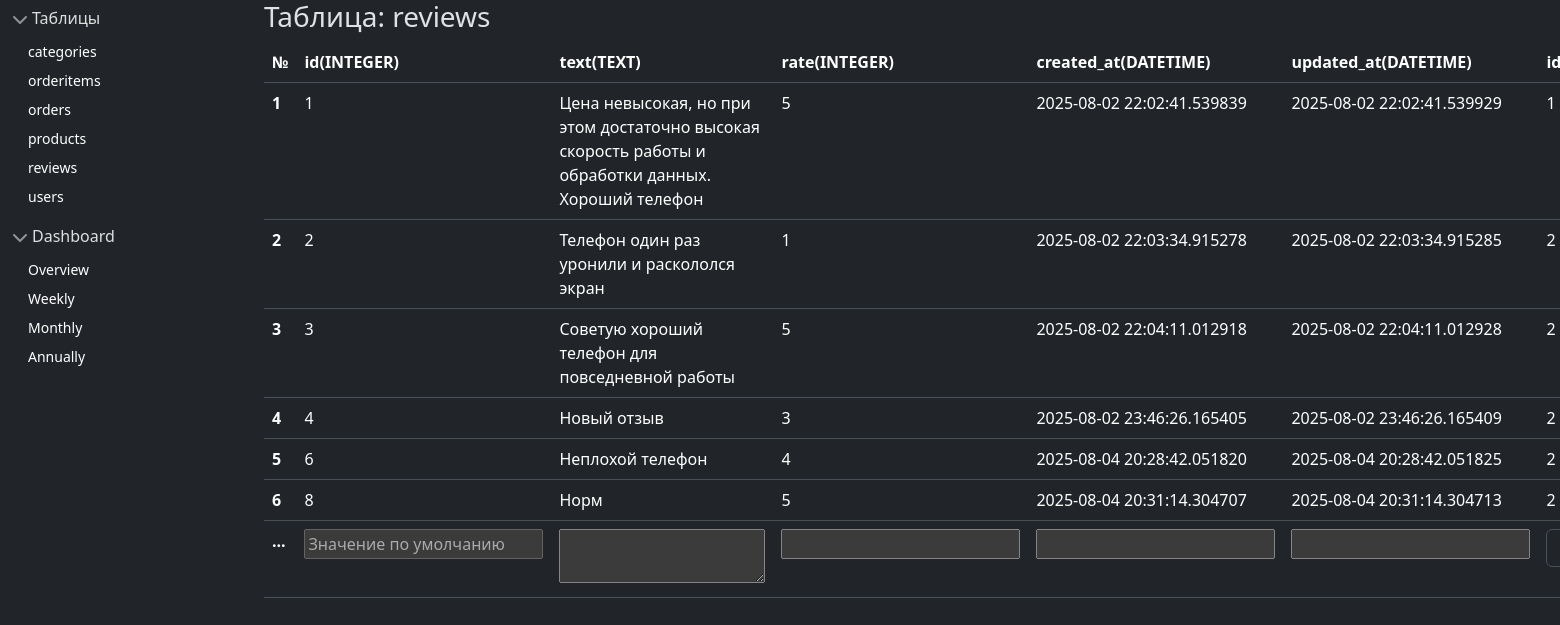
/admin/tables/reviews (signed in), run on the app's committed database.
### models.py (models this page shows, shortened)
class Review(db.Model):
    __tablename__ = 'reviews'
    id = Column(Integer, primary_key=True)
    text = Column(Text, nullable=False)
    rate = Column(Integer, CheckConstraint('rate >= 0 AND rate <= 5'), nullable=False)
    created_at = Column(DateTime(), default=datetime.now)
    updated_at = Column(DateTime(), default=datetime.now, onupdate=datetime.now)
    id_user = Column(Integer, ForeignKey('users.id'))
    id_product = Column(Integer, ForeignKey('products.id'))
    user = relationship('User', back_populates='reviews')
    product = relationship('Product', back_populates='reviews')

### app.py (the view)
@app.route('/admin/tables/<name>', methods=['GET', 'POST'])
@login_required
def admin_tables(name):
    if request.method == 'POST':
        model = getModel(name)()
        model.set_values(request.form)
        db.session.add(model)
        db.session.commit()
    tables = get_tables_name()
    fields = get_model_fields(getModel(name))
    fkdict = dict()
    for field in fields:
        if field['foreign_key']:
            col = list(field['foreign_key'])[0].column
            res = db.session.query(col.table).all()
            fkdict[field['name']] = res
    fields_data = getModel(name).query.all()
    return render_template('/admin/basicTable.html',tables=tables, tablename=name, fields=fields, data=fields_data, fkdict=fkdict)

### app.py (called while the page is built)
@login.user_loader
def load_user(user_id):
    return db.session.get(User, int(user_id))

### database.py (called while the page is built)
def get_model_fields(model):
    inspector = inspect(model)
    fields = []
    for column in inspector.mapper.columns:
        fields.append({
            'name': column.name,
            'type': str(column.type),
            'nullable': column.nullable,
            'primary_key': column.primary_key,
            'foreign_key': column.foreign_keys
        })
    return fields

def get_tables_name():
    return inspect(db.engine).get_table_names()

### models.py (called while the page is built)
def getModel(tablename):
    dictTables = { User.__tablename__ : User,
                   Category.__tablename__ : Category,
                   Product.__tablename__ : Product,
                   Review.__tablename__ : Review,
                   Order.__tablename__ : Order,
                   OrderItem.__tablename__ : OrderItem }
    return dictTables[tablename]

### templates/admin/basicTable.html (shortened to what this page needs)
{% extends '/admin/main.html' %}
{% block dashboard %}
<h3>Таблица: {{ tablename }}</h3>
<table class="table">
    <thead>
        <tr>
            <th scope="col">№</th>
            {% for field in fields %}
                <th scope="col">{{ field.name }}({{ field.type }})</th>
            {% endfor %}
        </tr>
    </thead>
    <tbody>
        {% for row in data %}
        <tr>
            <th scope="row">{{ loop.index }}</th>
            {% for field in fields %}
                <td>{{ row[field.name] }}</td>
            {% endfor %}
        </tr>
        {% endfor %}
        <tr>
            <form method="POST">
                <th scope="row">...</th>
                {% for field in fields %}
                <td>
                    {% if field.name == 'id' %}
                        <input name="{{ field.name }}" disabled="true" type="text" value="Значение по умолчанию"/>
                    {% else %}
                        {% if field.type == 'TEXT' %}
                            <textarea name="{{ field.name }}"> </textarea>
                        {% elif field.foreign_key|length > 0 %}
                            <select name="{{ field.name }}" class="form-select" aria-label="Default select example">
                                {% for elem in fkdict[field.name] %}
                                    <option value="{{ loop.index }}">{{ elem }}</option>
                                {% endfor%}
                            </select>
                        {% else %}
                            <input name="{{ field.name }}" type="text"/>
                        {% endif %}
                    {% endif %}
                </td>
                {% endfor %}
            </form>
        </tr>
    </tbody>
</table>
{% endblock %}

### static/sidebars.css (style rules this page uses)
body { min-height: 100vh; min-height: -webkit-fill-available; }
html { height: -webkit-fill-available; }

### data on the page
Review: id "1" "Цена невысокая, но при этом достаточно высокая скорость работы и обработки данных. Хороший телефон" "5" "2025-08-02 22:02:41.539839" "2025-08-02 22:02:41.539929" "1"
Review: id "2" "Телефон один раз уронили и раскололся экран" "1" "2025-08-02 22:03:34.915278" "2025-08-02 22:03:34.915285" "2"
Review: id "3" "Советую хороший телефон для повседневной работы" "5" "2025-08-02 22:04:11.012918" "2025-08-02 22:04:11.012928" "2"
Review: id "4" "Новый отзыв" "3" "2025-08-02 23:46:26.165405" "2025-08-02 23:46:26.165409" "2"
Review: id "6" "Неплохой телефон" "4" "2025-08-04 20:28:42.051820" "2025-08-04 20:28:42.051825" "2"
Review: id "8" "Норм" "5" "2025-08-04 20:31:14.304707" "2025-08-04 20:31:14.304713" "2"

### other printed values
{{ table }} "categories" "orderitems" "orders" "products" "reviews" "users"
{{ field.name }} "id" "text" "rate" "created_at" "updated_at"
{{ field.type }} "INTEGER" "TEXT" "INTEGER" "DATETIME" "DATETIME"
form field id_user "(1, 'Администратор', '', 'scrypt:32768:8:1$LGUSGvSKhz7MWuQy$59a009436900935547d4d5bb20e105b5640c96f7445a260a85eacd8fb713826da0f41e3bd0c22f780c785f248c086b0b669319ad726811b2513472700a4d0b94', True)"
